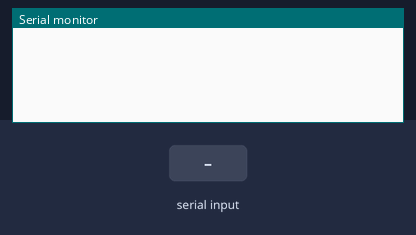
Simulated run of this sketch. Board: Arduino Uno, built with avr-gcc and run on an emulated ATmega328P. On the bench: the last lines printed to the serial monitor. The inputs (shaded band) are chosen by the test bench. The modem accepts every AT command (registered, SIM ready, sends succeed) and sends nothing else.

Above: at 2.2 s.
2.3 s: "a\n" received over Serial
3.8 s: byte 112 ('p') received over Serial
6.8 s: byte 115 ('s') received over Serial
At 11.8 s:
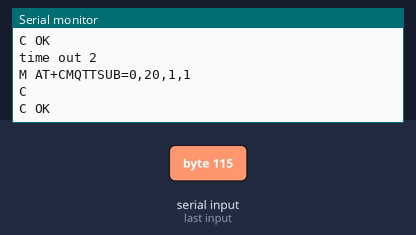
12.8 s: byte 114 ('r') received over Serial
At 18.0 s:
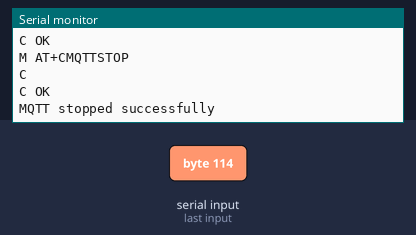

Measured:
- after the input at 6.8 s, the serial monitor: prints a new line after 4.6 s (image 1)
- after the input at 12.8 s, the serial monitor: prints a new line after 4.6 s (image 2)

The sketch:

MQTT_with_4G_module.ino
```cpp
#include <SoftwareSerial.h>

SoftwareSerial mySerial(2, 3);

// Define MQTT topic and payload
const char* MQTT_PUB_TOPIC = "Publish topic name";                  // MQTT PUB topic
const char* MQTT_SUB_TOPIC = "Subscribe Topic name";               //MQTT SUB topic
const char* MQTT_PAYLOAD = "your message";                        // MQTT payload
const char* MQTT_SERVER = "tcp://************";                  // MQTT server address
const char* MQTT_USERNAME = "*****";                            // MQTT username
const char* MQTT_PASSWORD = "*****";                           // MQTT password

bool exec = false;
bool baud = false;
bool susbcribe = false;
void setup() {
  mySerial.begin(115200);  // Setting the baud rate of A7670 Module
  Serial.begin(19200);
  delay(1000);
}

void loop() {
    if (millis() >= 3000) {                      // Check if the time since startup is greater than 300 milliseconds
    if (!baud) {                              // Check if baud rate has not been set
      ATCommandOK("AT+IPR=19200\r\n", true);  // Set the baud rate to 19200
      mySerial.end();                         // End the serial communication
      mySerial.begin(19200);                  // Begin serial communication at 19200 baud rate
      baud = true;
      Serial.println("Press 'a' to Start MQTT");
      Serial.println("Press 's' to Subscribe on given MQTT Topic");
      Serial.println("Press 'p' to Publish data on given MQTT Topic");
      Serial.println("Press 'r' to Stop MQTT");    // Print message to Serial Monitor                         // Set baud flag to true
    }
  }
  if (Serial.available() > 0) {
    char command = Serial.read();
    switch (command) {
      case 'a':
        susbcribe = false;
        startMQTT();  // Call function to start or setup the MQTT connection
        break;
      case 'p':
        susbcribe = false;
        PublishMQTTData(MQTT_PUB_TOPIC, MQTT_PAYLOAD);  // Call function to send MQTT data
        break;
      case 's':
        subscribeMQTT(MQTT_SUB_TOPIC);
        break;
      case 'r':
        susbcribe = false;
        stopMQTT();  // Call function to stop the MQTT connection
        break;
    }
  }
  if (susbcribe) {
    checkIncomingMQTTMessages();
  }
}

void PublishMQTTData(const char* topic, const char* payload) {
  if (sendBlockingATCommand("AT+CMQTTTOPIC=0," + String(strlen(topic)) + "\r\n", true)) {
    if (ATCommandOK(topic, true)) {
      if (sendBlockingATCommand("AT+CMQTTPAYLOAD=0," + String(strlen(payload)) + "\r\n", true)) {
        if (ATCommandOK(payload, true)) {
          if (ATCommandOK("AT+CMQTTPUB=0,0,60\r\n", true)) {
            Serial.println("Publish done");
          }
        }
      }
    }
  }
}

void subscribeMQTT(const char* topic) {
  if (sendBlockingATCommand("AT+CMQTTSUB=0," + String(strlen(topic)) + ",1,1\r\n", true)) {
    if (ATCommandOK(topic, true)) {
      susbcribe = true;
      Serial.println("Subscribed on given topic");
    }
  }
}
bool sendBlockingATCommand(String cmd, bool extendTime) {
  Serial.print("M ");
  Serial.print(cmd);
  mySerial.print(cmd);

  unsigned long t = millis();
  String str;
  unsigned long int t2 = 4000L;  // Set default timeout value to 4 seconds
  if (extendTime)
    t2 = 6000L;  // Set extended timeout value to 6 seconds
  while (millis() - t < t2) {
    if (mySerial.available() > 0) {
      str = ReadString();
      if (str.indexOf(">") != -1)
        return true;  // Return true if '>' character is received
      else if (matchString(str, "ERROR\r") == true)
        return false;  // Return false if 'ERROR' is received
    }
  }
  Serial.println("time out 2");  // Print timeout message if the loop exits due to timeout
  return false;                  // Return false if timeout occurs
}

bool ATCommandOK(String cmd, bool extendTime) {
  Serial.print("M ");
  Serial.print(cmd);
  mySerial.print(cmd);

  unsigned long t = millis();
  String str;
  unsigned long int t2 = 6000L;  // Set default timeout value to 6 seconds
  if (extendTime)
    t2 = 8000L;  // Set extended timeout value to 8 seconds
  while (millis() - t < t2) {
    if (mySerial.available() > 0) {
      str = ReadString();
      if (matchString(str, "OK\r") == true)
        return true;  // Return true if 'OK' is received
      else if (matchString(str, "ERROR\r") == true)
        return false;  // Return false if 'ERROR' is received
    }
  }
  Serial.println("time out 1");  // Print timeout message if the loop exits due to timeout
  return false;                  // Return false if timeout occurs
}

String ReadString() {
  String str = "";
  if (mySerial.available() > 0) {
    str = mySerial.readStringUntil('\n');
    Serial.print("C ");
    Serial.println(str);
  }
  return str;
}

bool matchString(String m1, String m2) {
  return (m1 == m2);
}

void startMQTT() {

  ATCommandOK("AT\r\n", true);
  ATCommandOK("ATE0\r\n", true);
  ATCommandOK("AT+CMQTTSTART\r\n", true);
  delay(1000);
  ATCommandOK("AT+CMQTTACCQ=0,\"admin1\"\r\n", true);
  delay(1000);
  ATCommandOK("AT+CMQTTCONNECT=0,\"" + String(MQTT_SERVER) + "\",1200,1,\"" + String(MQTT_USERNAME) + "\",\"" + String(MQTT_PASSWORD) + "\"\r\n", true);
  delay(1000);

  //Serial.println("Now press 's' to start sending MQTT data or press 'r' to stop MQTT connection");
}

void stopMQTT() {
  if (!ATCommandOK("AT+CMQTTDISC=0,120\r\n", true)) {  // disconnect MQTT server
    return;
  }
  // Send AT+CMQTTREL=0 command
  if (!ATCommandOK("AT+CMQTTREL=0\r\n", true)) {  // release  accured lient
    //Serial.println("Failed to send AT+CMQTTREL=0 command");
    return;
  }

  // Sendr AT+CMQTTSTOP command
  if (!ATCommandOK("AT+CMQTTSTOP\r\n", true)) {  // Stop MQTT
    //Serial.println("Failed to send AT+CMQTTSTOP command");
    return;
  }

  Serial.println("MQTT stopped successfully");
}

void checkIncomingMQTTMessages() {
  // Check for incoming MQTT messages
  String message = ReadString();  // Read incoming message from serial

  if (message.length() > 0) {
    // Handle the received MQTT message
    Serial.print("Received MQTT message: ");
    Serial.println(message);
  }
}
```
